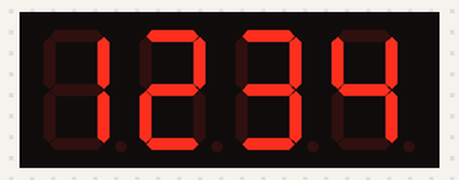
The sketch below on a simulated Arduino Uno, built with avr-gcc and run on an emulated ATmega328P. Parts: 4-digit seven-segment display.

Above: at 0.1 s.
At 1.1 s:
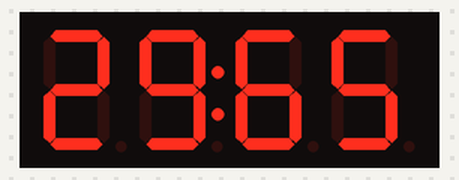
At 2.1 s:
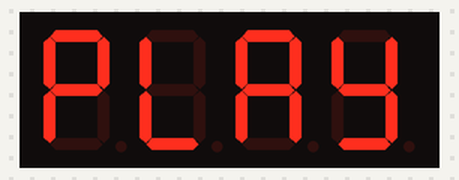
At 3.1 s:
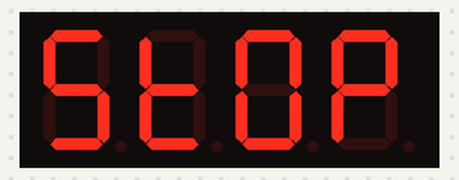

Measured:
- by itself, everything shown: repeats every 4.0 s, in 4 steps
- what the display in image 1 shows lasts 1.0 s, from 1.0 s to 2.0 s

The sketch:

basic.ino
```cpp
// basic LED segments
// I bought [DORHEA TM1637 0.56" 4 bits digital LED display](https://amzn.to/3PXDXab)

#include <TM1637.h>

// Instantiation and pins configurations
// Pin 3 - > DIO
// Pin 2 - > CLK
TM1637 tm(2, 3);

void setup()
{
    tm.begin();
    tm.setBrightness(3);
}

void loop()
{
    // Display Integers:
    tm.display(1234);
    delay(1000);

    // Display float:
    tm.display(29.65);
    delay(1000);

    // Display String:
    tm.display("PLAY");
    delay(1000);
    tm.display("STOP");
    delay(1000);
}
```
